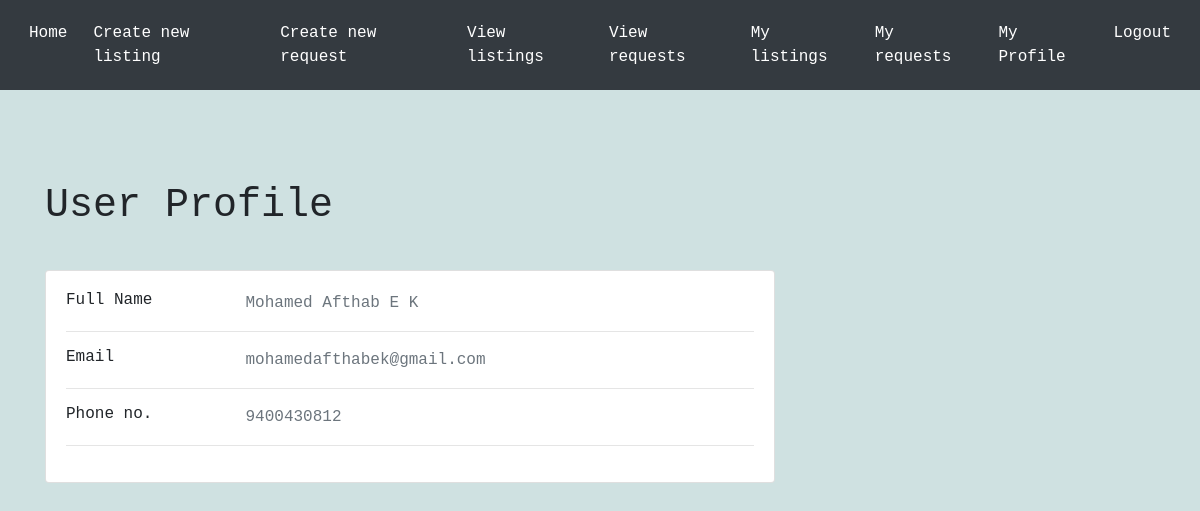
The app's page /otherprofile/1 with its own data.
### tables this page shows
CREATE TABLE Users (
    id INTEGER PRIMARY KEY AUTOINCREMENT,
    name TEXT NOT NULL,
    phone TEXT NOT NULL,
    email TEXT NOT NULL UNIQUE,
    password TEXT NOT NULL
);

### app.py (the view)
@app.route('/otherprofile/<int:id>')
def otherprofile(id):
    conn = sqlite3.connect('database.db')
    c = conn.cursor()
    c.execute("SELECT * FROM users WHERE id = ?", (id,))
    user = c.fetchone()
    return render_template('otherprofile.html', user=user)

### templates/otherprofile.html (shortened to what this page needs)
{% extends 'base.html' %}
{% block content %}
<br>
<div class='dashboard-app'>
    <div class='dashboard-content'>
        <div class='container'>
                <div class="title">
        <h1>User Profile</h1></br>
    </div>
    <div class="row">
        <div class="col-lg-8 col-md-10 ml-175px mr-auto">
            <div class="card mb-3">
                <div class="card-body">
                  <div class="row">
                    <div class="col-sm-3">
                      <h6 class="mb-0">Full Name</h6>
                    </div>
                    <div class="col-sm-9 text-secondary">{{  user[1]  }}
                    </div>
                  </div>
                  <hr>
                  <div class="row">
                    <div class="col-sm-3">
                      <h6 class="mb-0">Email</h6>
                    </div>
                    <div class="col-sm-9 text-secondary"> {{  user[3]  }}
                    </div>
                  </div>
                  <hr>
                  <div class="row">
                    <div class="col-sm-3">
                      <h6 class="mb-0">Phone no.</h6>
                    </div>
                    <div class="col-sm-9 text-secondary">{{  user[2]  }}
                    </div>
                  </div>
                  <hr>
                </div>
              </div>
        </div>
    </div>
</div>
{% endblock %}

### templates/base.html (style rules this page uses)
body { background-color: #fafafa; font-family: 'JetBrains Mono', monospace; }
body { background-color: #cfe1e1; font-family: 'JetBrains Mono', monospace; }

### records on screen
Users: name "Mohamed Afthab E K", email "mohamedafthabek@gmail.com", phone "9400430812"
